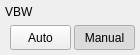
     <widget class="SA_ClickedWidget" name="VBW_Btn" native="true">
      <property name="geometry">
       <rect>
        <x>719</x>
        <y>261</y>
        <width>140</width>
        <height>55</height>
       </rect>
      </property>
      <property name="focusPolicy">
       <enum>Qt::StrongFocus</enum>
      </property>
      <property name="styleSheet">
       <string notr="true"/>
      </property>
      <widget class="QLabel" name="Title_VBW_Btn">
       <property name="geometry">
        <rect>
         <x>5</x>
         <y>1</y>
         <width>121</width>
         <height>22</height>
        </rect>
       </property>
       <property name="text">
        <string>VBW</string>
       </property>
      </widget>
      <widget class="QPushButton" name="VBW_Auto">
       <property name="geometry">
        <rect>
         <x>10</x>
         <y>25</y>
         <width>61</width>
         <height>25</height>
        </rect>
       </property>
       <property name="focusPolicy">
        <enum>Qt::NoFocus</enum>
       </property>
       <property name="styleSheet">
        <string notr="true"/>
       </property>
       <property name="text">
        <string>Auto</string>
       </property>
       <property name="checkable">
        <bool>true</bool>
       </property>
       <property name="autoExclusive">
        <bool>true</bool>
       </property>
       <property name="style" stdset="0">
        <string>left</string>
       </property>
      </widget>
      <widget class="QPushButton" name="VBW_Manual">
       <property name="geometry">
        <rect>
         <x>74</x>
         <y>25</y>
         <width>61</width>
         <height>25</height>
        </rect>
       </property>
       <property name="focusPolicy">
        <enum>Qt::NoFocus</enum>
       </property>
       <property name="styleSheet">
        <string notr="true"/>
       </property>
       <property name="text">
        <string>Manual</string>
       </property>
       <property name="checkable">
        <bool>true</bool>
       </property>
       <property name="checked">
        <bool>true</bool>
       </property>
       <property name="autoExclusive">
        <bool>true</bool>
       </property>
       <property name="style" stdset="0">
        <string>right</string>
       </property>
      </widget>
     </widget>
